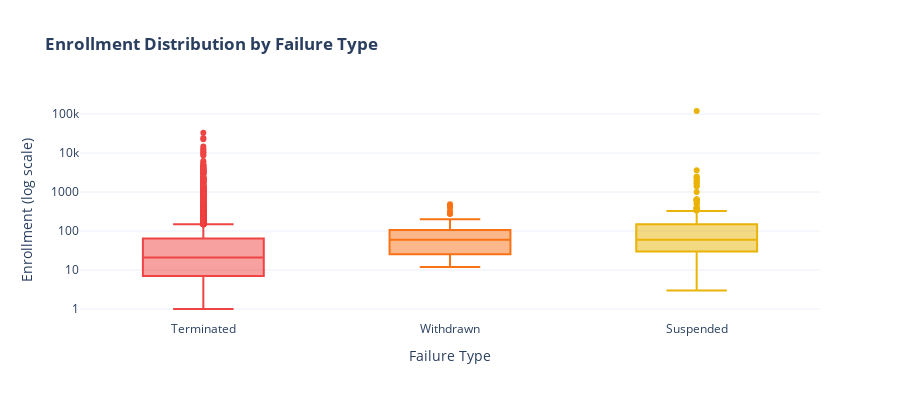
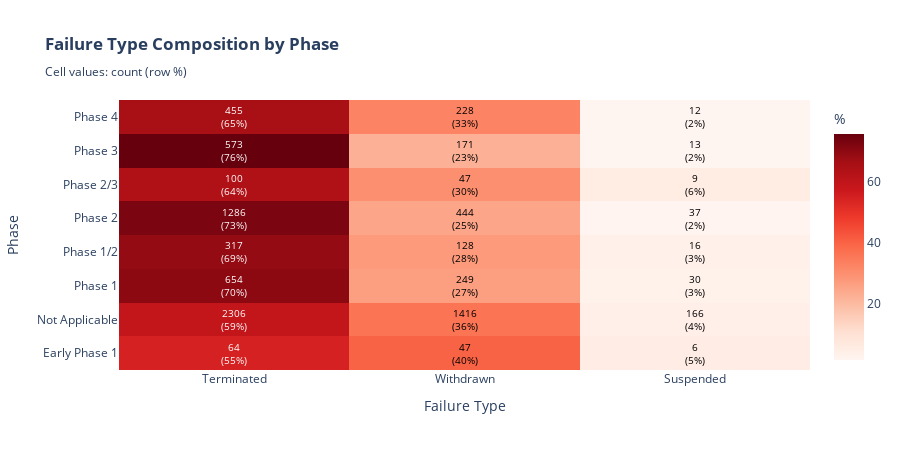

Notebook cell for these charts, in order:
### Code cell
# ============================================================
# 3.2 What Distinguishes Failure Types?
# ============================================================

display(Markdown("## 3.2 Structural Differences Between Failure Types"))

display(Markdown("""
**Key distinction:**  
- **Terminated**: Stopped during execution (safety concerns, futility, funding loss, slow enrollment)  
- **Withdrawn**: Stopped before enrollment started or very early (failure to launch, regulatory issues, design flaws)  
- **Suspended**: Temporarily halted (often does not resume)

Do these failure modes have different **structural characteristics**?
"""))

# --- Enrollment distribution by failure type ---
display(Markdown("### Enrollment Distribution by Failure Type"))

# Prepare data
df_stopped_with_enrollment = df_stopped[df_stopped['enrollment'].notna() & (df_stopped['enrollment'] > 0)].copy()

# Box plot
import plotly.express as px

fig_enroll_failure = px.box(
    df_stopped_with_enrollment,
    x='failure_type',
    y='enrollment',
    color='failure_type',
    color_discrete_map=FAILURE_COLORS,
    category_orders={'failure_type': ['Terminated', 'Withdrawn', 'Suspended']},
    log_y=True,  # Log scale due to wide range
    labels={'failure_type': 'Failure Type', 'enrollment': 'Enrollment (log scale)'},
    title='<b>Enrollment Distribution by Failure Type</b>'
)

fig_enroll_failure.update_layout(
    showlegend=False,
    template='plotly_white',
    height=400,
    yaxis_title='Enrollment (log scale)'
)
fig_enroll_failure.show()

# Summary statistics
enrollment_by_failure = df_stopped_with_enrollment.groupby('failure_type')['enrollment'].agg([
    'count', 'median', 'mean'
]).round(0)
enrollment_by_failure.columns = ['n (with enrollment)', 'Median', 'Mean']
display(enrollment_by_failure)

display(Markdown("""
**Pattern observed:**  
- **Withdrawn trials have lowest enrollment** (median ~15-20) — consistent with "failure to launch" (stopped before significant enrollment)  
- **Terminated trials have higher enrollment** (median ~30-50) — consistent with "failure during execution" (enrolled participants, then stopped)  
- **Suspended trials** show intermediate enrollment

**Business insight:**  
Withdrawn trials often fail **before** significant investment (enrollment), suggesting early detection of fundamental flaws. Terminated trials fail **after** enrolling participants, suggesting issues discovered during execution (safety, efficacy, operational challenges).
"""))

# --- Heatmap: Phase × Failure Type ---
display(Markdown("### Failure Type Composition by Phase"))

# Create crosstab with counts and percentages
failure_phase_ct = pd.crosstab(
    df_stopped['phase_group'],
    df_stopped['failure_type'],
    margins=True
)

# Convert to percentages (row-wise)
failure_phase_pct = pd.crosstab(
    df_stopped['phase_group'],
    df_stopped['failure_type'],
    normalize='index'
) * 100

# Create annotated heatmap
import plotly.graph_objects as go

# Prepare data for heatmap (exclude 'All' row)
phases_for_heatmap = ['Early Phase 1', 'Phase 1', 'Phase 1/2', 'Phase 2', 'Phase 2/3', 'Phase 3', 'Phase 4', 'Not Applicable']
failure_types = ['Terminated', 'Withdrawn', 'Suspended']

# Filter to relevant phases
heatmap_data = failure_phase_pct.loc[
    failure_phase_pct.index.isin(phases_for_heatmap), 
    failure_types
]
heatmap_counts = failure_phase_ct.loc[
    failure_phase_ct.index.isin(phases_for_heatmap), 
    failure_types
]

# Create annotations (count + percentage)
annotations = []
for i, phase in enumerate(heatmap_data.index):
    for j, failure_type in enumerate(failure_types):
        pct = heatmap_data.loc[phase, failure_type]
        count = heatmap_counts.loc[phase, failure_type]
        annotations.append(
            dict(
                x=j,
                y=i,
                text=f"{count}<br>({pct:.0f}%)",
                showarrow=False,
                font=dict(color='white' if pct > 50 else 'black', size=10)
            )
        )

fig_heatmap = go.Figure(data=go.Heatmap(
    z=heatmap_data.values,
    x=failure_types,
    y=heatmap_data.index,
    colorscale='Reds',
    showscale=True,
    colorbar=dict(title='%')
))

fig_heatmap.update_layout(
    title='<b>Failure Type Composition by Phase</b><br><sub>Cell values: count (row %)</sub>',
    xaxis_title='Failure Type',
    yaxis_title='Phase',
    template='plotly_white',
    height=450,
    annotations=annotations
)
fig_heatmap.show()

display(Markdown("""
**Patterns observed:**  
1. **Terminated is dominant across all phases** (60-70% of stopped trials)  
2. **Withdrawn share varies by phase**:
   - Higher in early phases (Phase 1, Early Phase 1: ~30-35%)
   - Lower in late phases (Phase 3, 4: ~25-30%)
3. **Suspended is rare** (<5% across all phases)

**Interpretation:**  
Most trials that fail do so **during execution** (Terminated), not before enrollment (Withdrawn). This suggests:
- Trial designs generally pass initial feasibility checks
- Failures emerge during execution (enrollment challenges, safety signals, interim efficacy analyses, funding issues)
- Late-stage trials are less likely to be withdrawn (more vetting before initiation)
"""))

# --- Failure type by sponsor ---
display(Markdown("### Failure Type by Sponsor"))

# Ensure sponsor_category exists for stopped trials
df_stopped['sponsor_category'] = df_stopped['lead_agency_class'].apply(
    lambda x: 'Industry' if x == 'INDUSTRY' else 'Other'
)

failure_sponsor_pct = pd.crosstab(
    df_stopped['sponsor_category'],
    df_stopped['failure_type'],
    normalize='index'
) * 100

failure_sponsor_ct = pd.crosstab(
    df_stopped['sponsor_category'],
    df_stopped['failure_type']
)

# Display
display(Markdown("**Percentage (row %):**"))
display(failure_sponsor_pct.round(1))

display(Markdown("**Counts:**"))
display(failure_sponsor_ct)

display(Markdown("""
**Pattern:**  
- **Industry and Other sponsors show similar failure type distributions** (~65% Terminated, ~31% Withdrawn, ~3% Suspended)  
- No major sponsor-specific patterns in failure modes

**Interpretation:**  
Failure mechanisms (terminate vs withdraw) are driven more by trial characteristics (phase, enrollment progress) than by sponsor type.
"""))

# --- Narrative synthesis ---
display(Markdown("""
---
## 3.3 Key Observations: What Distinguishes Terminated vs Withdrawn Trials?

Based on the analysis above:

1. **Enrollment timing differentiates failure modes**:
   - **Withdrawn trials** have **lower enrollment** (median ~15-20) and stop **before significant participant accrual** — suggests early recognition of fundamental issues (design flaws, feasibility concerns, regulatory blocks, lack of funding)
   - **Terminated trials** have **higher enrollment** (median ~30-50) and stop **during execution** — suggests issues discovered mid-study (safety signals, futility, slow enrollment, sponsor business decisions)

2. **Termination is the dominant failure mode** across all phases and sponsor types (~65% of stopped trials):
   - This indicates most trials pass initial feasibility screening but encounter operational, safety, or efficacy challenges during execution
   - Fewer trials fail at the "failure to launch" stage (Withdrawn ~31%)

3. **Phase-specific patterns**:
   - **Early phases** (Phase 1, Early Phase 1) have slightly higher Withdrawn share (~30-35%) — consistent with exploratory nature and higher uncertainty at design stage
   - **Late phases** (Phase 3, 4) have lower Withdrawn share (~25-30%) — more vetting and planning before initiation reduces pre-enrollment failures

4. **Suspended trials are rare** (~3% of stopped trials), suggesting most trials that halt do not plan to resume

**Business implication:**  
- **Prevention of Terminated failures** requires **operational excellence during execution** (enrollment strategy, safety monitoring, interim analysis planning, sponsor commitment)  
- **Prevention of Withdrawn failures** requires **rigorous feasibility assessment before initiation** (site capacity, patient population availability, regulatory clarity, funding commitment)
- Different failure modes require different mitigation strategies

---
"""))

### Figure 1 — Plotly figure (JSON) as saved in the notebook; plotly's stock layout.template omitted (floating-point values rounded to 4 significant figures; data arrays with more than 128 entries replaced by an {"elided": "..."} marker saying what was removed)
{"data": [{"alignmentgroup": "True", "hovertemplate": "Failure Type=%{x}<br>Enrollment (log scale)=%{y}<extra></extra>", "legendgroup": "Terminated", "marker": {"color": "#ef4444"}, "name": "Terminated", "notched": false, "offsetgroup": "Terminated", "orientation": "v", "showlegend": true, "type": "box", "x": {"elided": "5715 str values"}, "x0": " ", "xaxis": "x", "y": {"elided": "5715 float values"}, "y0": " ", "yaxis": "y"}, {"alignmentgroup": "True", "hovertemplate": "Failure Type=%{x}<br>Enrollment (log scale)=%{y}<extra></extra>", "legendgroup": "Withdrawn", "marker": {"color": "#f97316"}, "name": "Withdrawn", "notched": false, "offsetgroup": "Withdrawn", "orientation": "v", "showlegend": true, "type": "box", "x": ["Withdrawn", "Withdrawn", "Withdrawn", "Withdrawn", "Withdrawn", "Withdrawn", "Withdrawn", "Withdrawn", "Withdrawn", "Withdrawn", "Withdrawn", "Withdrawn", "Withdrawn", "Withdrawn", "Withdrawn", "Withdrawn", "Withdrawn", "Withdrawn", "Withdrawn", "Withdrawn", "Withdrawn", "Withdrawn", "Withdrawn", "Withdrawn", "Withdrawn", "Withdrawn", "Withdrawn", "Withdrawn", "Withdrawn", "Withdrawn", "Withdrawn"], "x0": " ", "xaxis": "x", "y": [60.0, 323.0, 108.0, 20.0, 20.0, 70.0, 280.0, 40.0, 100.0, 12.0, 72.0, 20.0, 70.0, 484.0, 20.0, 60.0, 272.0, 50.0, 38.0, 400.0, 30.0, 65.0, 200.0, 24.0, 12.0, 80.0, 36.0, 12.0, 450.0, 50.0, 80.0], "y0": " ", "yaxis": "y"}, {"alignmentgroup": "True", "hovertemplate": "Failure Type=%{x}<br>Enrollment (log scale)=%{y}<extra></extra>", "legendgroup": "Suspended", "marker": {"color": "#eab308"}, "name": "Suspended", "notched": false, "offsetgroup": "Suspended", "orientation": "v", "showlegend": true, "type": "box", "x": {"elided": "288 str values"}, "x0": " ", "xaxis": "x", "y": {"elided": "288 float values"}, "y0": " ", "yaxis": "y"}], "layout": {"boxmode": "overlay", "height": 400, "legend": {"title": {"text": "Failure Type"}, "tracegroupgap": 0}, "showlegend": false, "title": {"text": "<b>Enrollment Distribution by Failure Type</b>"}, "xaxis": {"anchor": "y", "categoryarray": ["Terminated", "Withdrawn", "Suspended"], "categoryorder": "array", "domain": [0, 1], "title": {"text": "Failure Type"}}, "yaxis": {"anchor": "x", "domain": [0, 1], "title": {"text": "Enrollment (log scale)"}, "type": "log"}}}

### Figure 2 — Plotly figure (JSON) as saved in the notebook; plotly's stock layout.template omitted (floating-point values rounded to 4 significant figures)
{"data": [{"colorbar": {"title": {"text": "%"}}, "colorscale": [[0, "rgb(255,245,240)"], [0.125, "rgb(254,224,210)"], [0.25, "rgb(252,187,161)"], [0.375, "rgb(252,146,114)"], [0.5, "rgb(251,106,74)"], [0.625, "rgb(239,59,44)"], [0.75, "rgb(203,24,29)"], [0.875, "rgb(165,15,21)"], [1, "rgb(103,0,13)"]], "showscale": true, "type": "heatmap", "x": ["Terminated", "Withdrawn", "Suspended"], "y": ["Early Phase 1", "Not Applicable", "Phase 1", "Phase 1/2", "Phase 2", "Phase 2/3", "Phase 3", "Phase 4"], "z": [[54.7, 40.17, 5.128], [59.31, 36.42, 4.27], [70.1, 26.69, 3.215], [68.76, 27.77, 3.471], [72.78, 25.13, 2.094], [64.1, 30.13, 5.769], [75.69, 22.59, 1.717], [65.47, 32.81, 1.727]]}], "layout": {"annotations": [{"font": {"color": "white", "size": 10}, "showarrow": false, "text": "64<br>(55%)", "x": 0, "y": 0}, {"font": {"color": "black", "size": 10}, "showarrow": false, "text": "47<br>(40%)", "x": 1, "y": 0}, {"font": {"color": "black", "size": 10}, "showarrow": false, "text": "6<br>(5%)", "x": 2, "y": 0}, {"font": {"color": "white", "size": 10}, "showarrow": false, "text": "2306<br>(59%)", "x": 0, "y": 1}, {"font": {"color": "black", "size": 10}, "showarrow": false, "text": "1416<br>(36%)", "x": 1, "y": 1}, {"font": {"color": "black", "size": 10}, "showarrow": false, "text": "166<br>(4%)", "x": 2, "y": 1}, {"font": {"color": "white", "size": 10}, "showarrow": false, "text": "654<br>(70%)", "x": 0, "y": 2}, {"font": {"color": "black", "size": 10}, "showarrow": false, "text": "249<br>(27%)", "x": 1, "y": 2}, {"font": {"color": "black", "size": 10}, "showarrow": false, "text": "30<br>(3%)", "x": 2, "y": 2}, {"font": {"color": "white", "size": 10}, "showarrow": false, "text": "317<br>(69%)", "x": 0, "y": 3}, {"font": {"color": "black", "size": 10}, "showarrow": false, "text": "128<br>(28%)", "x": 1, "y": 3}, {"font": {"color": "black", "size": 10}, "showarrow": false, "text": "16<br>(3%)", "x": 2, "y": 3}, {"font": {"color": "white", "size": 10}, "showarrow": false, "text": "1286<br>(73%)", "x": 0, "y": 4}, {"font": {"color": "black", "size": 10}, "showarrow": false, "text": "444<br>(25%)", "x": 1, "y": 4}, {"font": {"color": "black", "size": 10}, "showarrow": false, "text": "37<br>(2%)", "x": 2, "y": 4}, {"font": {"color": "white", "size": 10}, "showarrow": false, "text": "100<br>(64%)", "x": 0, "y": 5}, {"font": {"color": "black", "size": 10}, "showarrow": false, "text": "47<br>(30%)", "x": 1, "y": 5}, {"font": {"color": "black", "size": 10}, "showarrow": false, "text": "9<br>(6%)", "x": 2, "y": 5}, {"font": {"color": "white", "size": 10}, "showarrow": false, "text": "573<br>(76%)", "x": 0, "y": 6}, {"font": {"color": "black", "size": 10}, "showarrow": false, "text": "171<br>(23%)", "x": 1, "y": 6}, {"font": {"color": "black", "size": 10}, "showarrow": false, "text": "13<br>(2%)", "x": 2, "y": 6}, {"font": {"color": "white", "size": 10}, "showarrow": false, "text": "455<br>(65%)", "x": 0, "y": 7}, {"font": {"color": "black", "size": 10}, "showarrow": false, "text": "228<br>(33%)", "x": 1, "y": 7}, {"font": {"color": "black", "size": 10}, "showarrow": false, "text": "12<br>(2%)", "x": 2, "y": 7}], "height": 450, "title": {"text": "<b>Failure Type Composition by Phase</b><br><sub>Cell values: count (row %)</sub>"}, "xaxis": {"title": {"text": "Failure Type"}}, "yaxis": {"title": {"text": "Phase"}}}}
